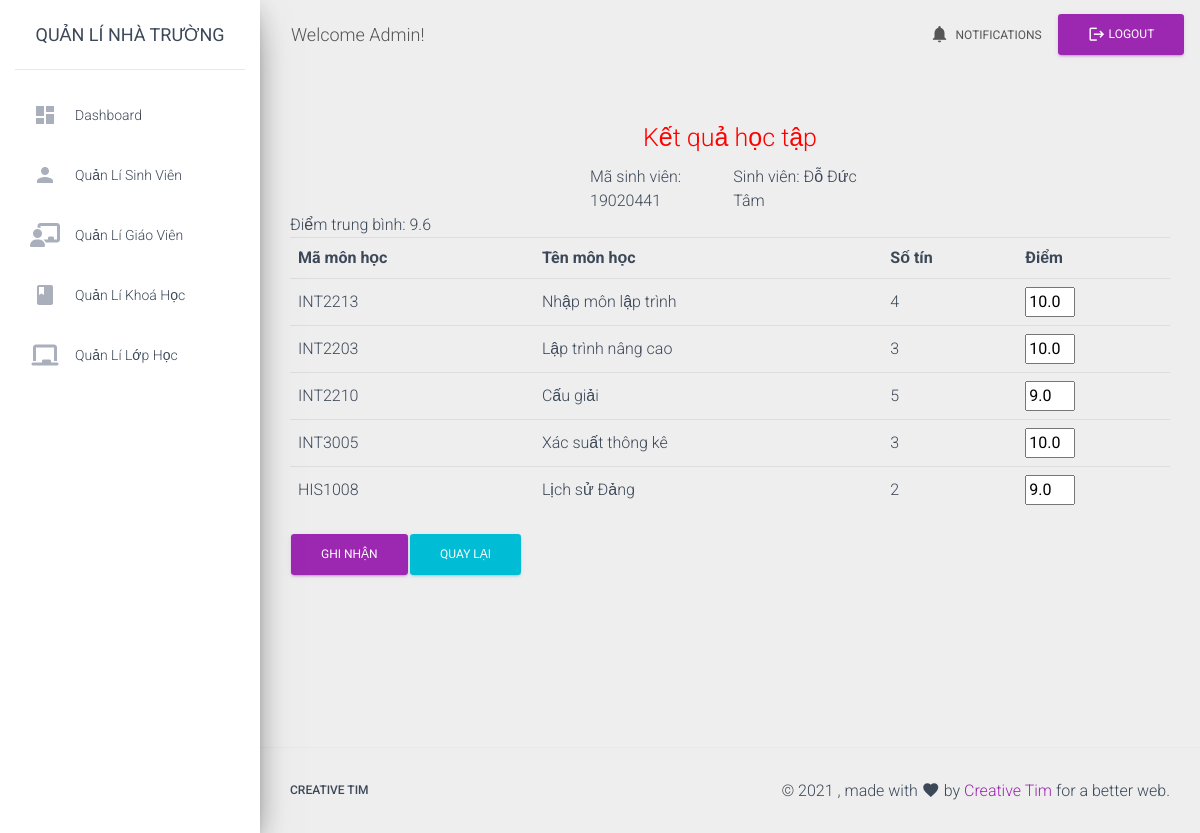
Page /queryOnStudentGrade.php?for=19020441 (signed in) on the committed database.
### tables this page shows
CREATE TABLE `users` (
  `id` int(11) NOT NULL,
  `title` varchar(20) NOT NULL,
  `username` varchar(50) NOT NULL,
  `pass` varchar(50) NOT NULL,
  `representName` varchar(50) DEFAULT NULL,
  `img-personal` varchar(50) DEFAULT NULL
);

CREATE TABLE `students` (
  `id` int(11) NOT NULL,
  `fullName` varchar(50) NOT NULL,
  `classId` int(11) NOT NULL,
  `contactNumber` varchar(11) NOT NULL,
  `dob` date NOT NULL
);

CREATE TABLE `courses` (
  `id` int(11) NOT NULL,
  `credit` int(11) NOT NULL,
  `startTime` varchar(5) NOT NULL,
  `endTime` varchar(5) NOT NULL,
  `place` varchar(11) NOT NULL,
  `courseCode` varchar(15) NOT NULL,
  `courseName` varchar(50) NOT NULL,
  `courseClassCode` varchar(20) NOT NULL,
  `maxStudent` int(11) NOT NULL,
  `teacherId` int(11) NOT NULL
);

CREATE TABLE `scores` (
  `id` int(11) NOT NULL,
  `score` decimal(3,1) NOT NULL,
  `courseId` int(11) NOT NULL,
  `studentId` int(11) NOT NULL
);

### function/functions.php (the view, shortened to what this page needs)
<?php
function selectElementFrom($table, $element = '*', $condition = "1")
{
    global $conn;
    $sqlSelect = "SELECT $element FROM $table WHERE $condition";
    $query = $conn->query($sqlSelect);
    return $query;
}
function showScores($studentId)
{
    global $conn;
    $sum = 0;
    $toTalCredit = 0;
    $sqlGetStudentThroughId = "SELECT fullName FROM `students` WHERE `id` = '$studentId'";
    $student = $conn->query($sqlGetStudentThroughId)->fetch_all()[0][0];
    echo "<h3 style='text-align: center; color: red'>Kết quả học tập</h3>";
    echo "<div style='display: flex; margin: 0px 300px'>
                            <div style='margin-right: auto;'>Mã sinh viên: $studentId</div>
                            <div> Sinh viên: $student </div>
                        </div>";
    echo "<form  method='post' action='#'>
                                <table class='table' style='width:  100%;'>
                                    <tr>
                                        <th>Mã môn học</th>
                                        <th>Tên môn học</th>
                                        <th>Số tín</th>
                                        <th>Điểm</th>
                                    </tr>";
    $sqlGetData = "SELECT * FROM `registers` WHERE studentId='$studentId'";
    if ($res = $conn->query($sqlGetData)) {
        $data = $res->fetch_all();
        for ($i = 0; $i < count($data); $i++) {
            $courseId = $data[$i][1];
            $sqlSelectCourseThroughId = "SELECT * FROM `courses` WHERE `id`='$courseId'";
            $courseData = $conn->query($sqlSelectCourseThroughId)->fetch_all()[0];
            $sqlSelectScoreThroughId = "SELECT score FROM `scores`
        	            WHERE `courseId`='$courseId' AND `studentId` ='$studentId'";
            $scoreData = $conn->query($sqlSelectScoreThroughId)->fetch_all();
            if (count($scoreData) > 0) {
                $scoreOfThisCourse = $scoreData[0][0];
                $valueT = $scoreOfThisCourse;
                $sum += $valueT * $courseData[1];
            } else {
                $valueT = 0;
            }
            $toTalCredit += $courseData[1];
            echo "
        	            <tr>
        	            <td>$courseData[5]</td>
        	            <td>$courseData[6]</td>
        	            <td>$courseData[1]</td>";
            global $title;
            if ($title == 'admin') {
                echo "<td><input type='text' name='$courseData[0]_$studentId' style='width: 50px;' value='$valueT'></td>
        	            </tr>";
            } else if ($title == 'student') {
                echo "<td>$valueT</td>
        	            </tr>";
            }
        }
        $res = 0;
        if ($toTalCredit != 0) {
            $avg = $sum / $toTalCredit;
            $res = round($avg, 1);
        }
        echo "Điểm trung bình: $res <br />";
        ?>
        </table> <?php
        if ($title == 'admin') {
            echo '<button type="submit" name="submit" value="submit" class="btn btn-primary">Ghi nhận</button>';
             echo "<a type='submit' class='btn btn-info'
                href='queryOnRegister.php?type=view&for=$studentId'>Quay lại</a>";
        } else if ($title == 'student') {
            echo "<a type='submit' class='btn btn-info'
               href='process.php'>Quay lại</a>";
        } ?>
        </form>
<?php
    } else {
        echo "error at GetData";
    }
}
?>

### includes/header.php (shortened to what this page needs)
<nav
	class="navbar navbar-expand-lg navbar-transparent navbar-absolute fixed-top ">
	<div class="container-fluid">
		<div class="navbar-wrapper" id="div-img">
			<a class="navbar-brand" href="process.php" id="welcome">Welcome
                <?php
                if (isset($_SESSION['username'])) {
                    $selectUser = selectElementFrom("users", "*", "username = '$_SESSION[username]'");
                    $user = $selectUser->fetch_assoc();
                    if (isset($user['representName'])){
                        echo "$user[representName]!";
                    } else {
                        echo "$user[username]!";
                    }
                } else {
                    $_SESSION['permission'] = false;
                }
                ?>
            </a>
		</div>
		<div class="collapse navbar-collapse justify-content-end">
			<ul class="navbar-nav">
				<li class="nav-item"><a class="nav-link" href="javascript:;"> <i
						class="material-icons">notifications</i> Notifications
				</a></li>
                <form method="post">
                <li class="nav-item">
                    <button type="submit" name="logout" class="btn btn-primary"> <i class="material-icons">logout</i> Logout
                    </button></li>
                </form>
			</ul>
		</div>
	</div>
</nav>

### slide_bar.php (style rules this page uses)
#div-img { max-width: 100%; max-height: 100%; }

### rows in the picture
users: representName "Admin"
students: fullName "Đỗ Đức Tâm"
courses: courseCode "INT2213", courseName "Nhập môn lập trình", credit "4", score "10.0"
courses: courseCode "INT2203", courseName "Lập trình nâng cao", credit "3", score "10.0"
courses: courseCode "INT2210", courseName "Cấu giải", credit "5", score "9.0"
courses: courseCode "INT3005", courseName "Xác suất thông kê", credit "3", score "10.0"
courses: courseCode "HIS1008", courseName "Lịch sử Đảng", credit "2", score "9.0"

### other values in the picture
$studentId "19020441"
